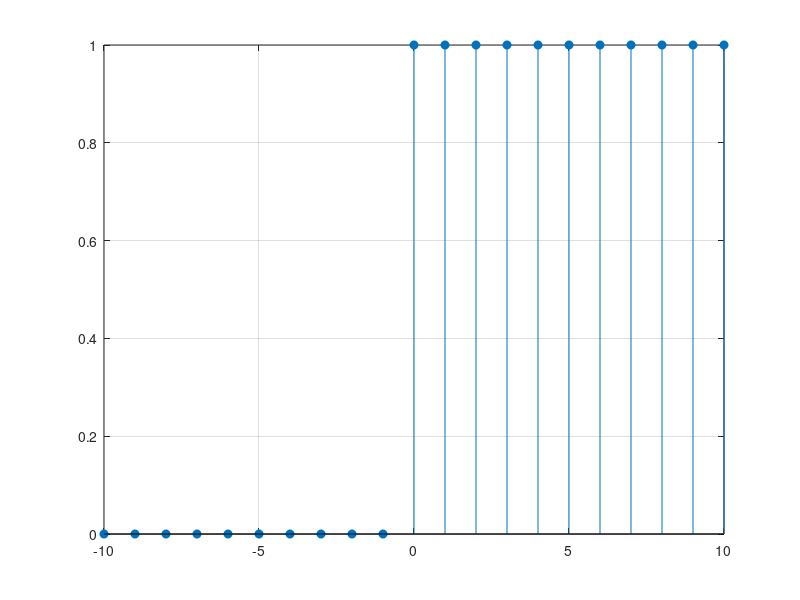
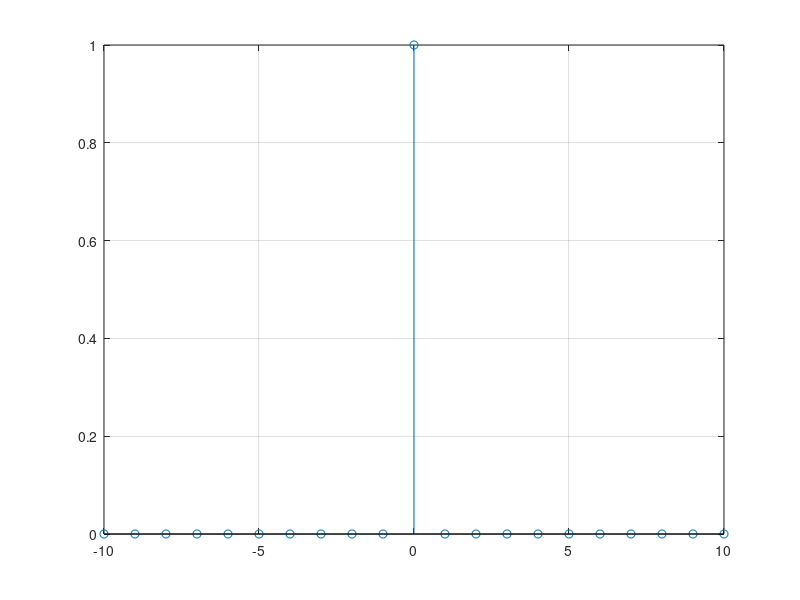
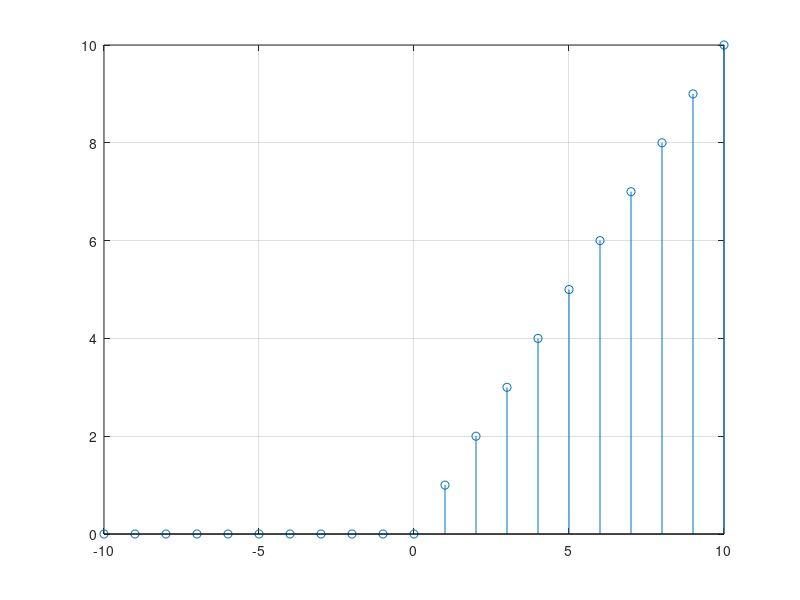
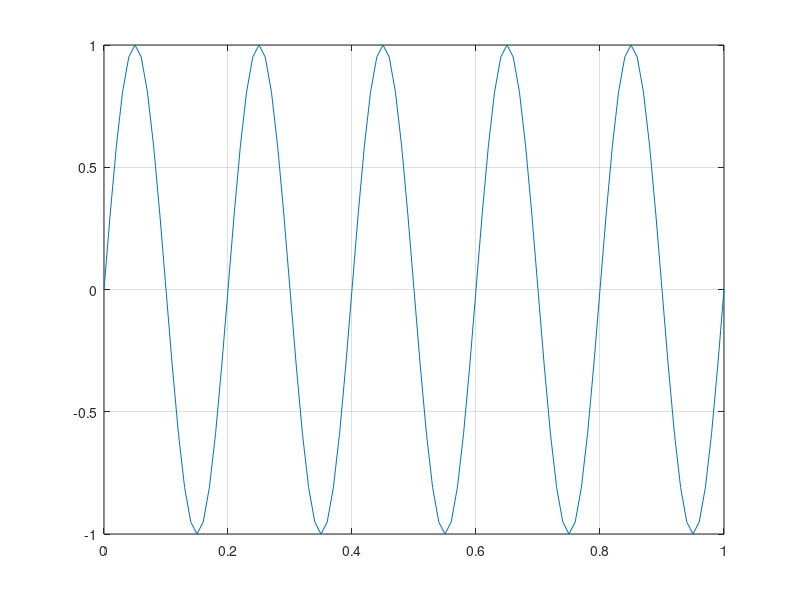

Write MATLAB code to recreate these figures, in order.
clc;
clear;
close all;

n = -10:10;

u = double(n >= 0);
delta = double(n == 0);
ramp = n .* (n >= 0);
t = 0:0.01:1;
f = 5;
sine_wave = sin(2*pi*f*t);
cos_wave = cos(2*pi*f*t);

figure(1);
stem(n, u, "filled");
grid on;

figure(2);
stem(n, delta);
grid on;

figure(3);
stem(n, ramp);
grid on;


figure(4);
plot(t, sine_wave);
grid on;
